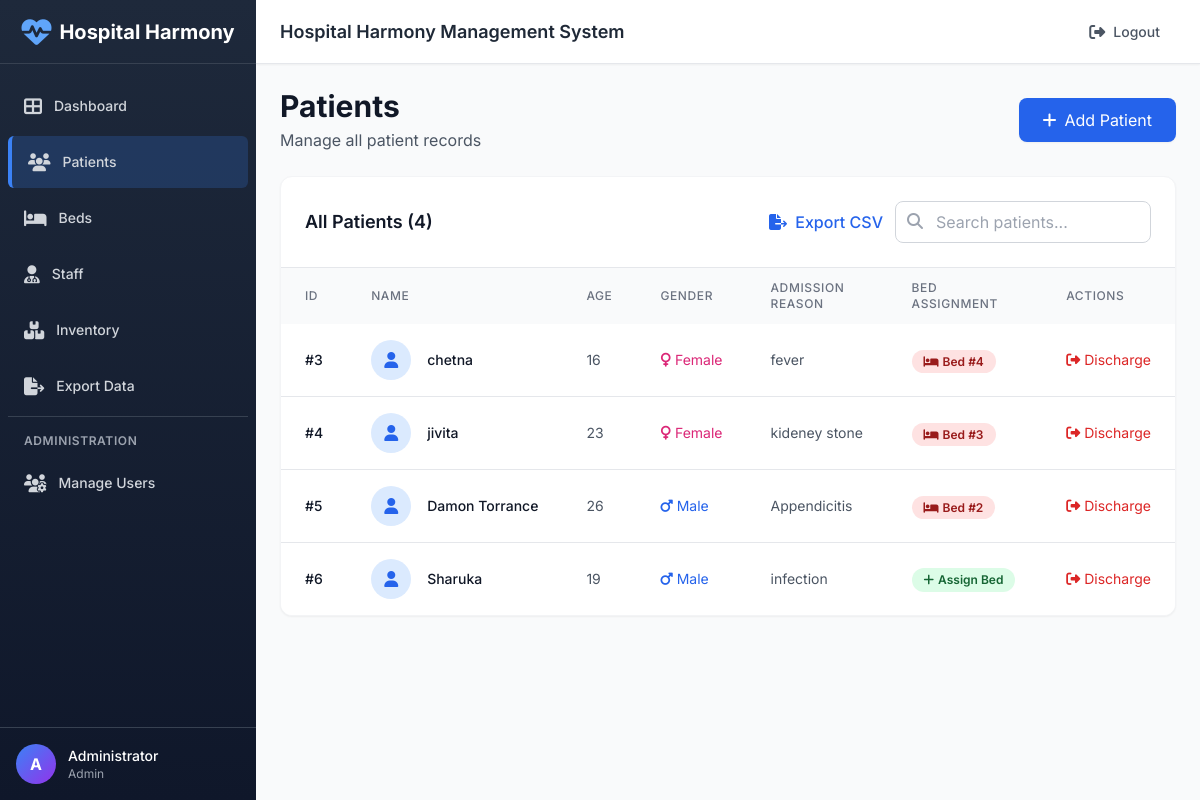
The app's page /patients (signed in) with its own data.
### tables this page shows
CREATE TABLE patients (
    id INTEGER PRIMARY KEY AUTOINCREMENT,
    name TEXT NOT NULL,
    age INTEGER,
    gender TEXT,
    admission_reason TEXT,
    bed_id INTEGER,
    FOREIGN KEY(bed_id) REFERENCES beds(id)
);

### app.py (the view)
@app.route('/patients')
@login_required
@role_required('patients')
def patients():
    db = get_db(); cur = db.cursor()
    cur.execute('SELECT * FROM patients')
    rows = cur.fetchall()
    cur.execute('SELECT COUNT(*) FROM beds')
    total_beds = cur.fetchone()[0]
    cur.execute("SELECT COUNT(*) FROM beds WHERE status='occupied'")
    occupied = cur.fetchone()[0]
    cur.execute('SELECT COUNT(*) FROM staff')
    staff_count = cur.fetchone()[0]
    cur.execute('SELECT SUM(quantity) FROM inventory')
    total_items = cur.fetchone()[0] or 0
    return render_template('patients.html',
                         patients=rows,
                         total_beds=total_beds,
                         occupied=occupied,
                         staff=staff_count,
                         total_items=total_items)

### app.py (called while the page is built)
def login_required(f):
    @wraps(f)
    def wrapped(*args, **kwargs):
        if 'user_id' not in session:
            flash('Please login to access this page', 'danger')
            return redirect(url_for('login'))
        return f(*args, **kwargs)
    return wrapped

def role_required(*allowed_permissions):
    def decorator(f):
        @wraps(f)
        def wrapped(*args, **kwargs):
            if 'user_id' not in session:
                flash('Please login to access this page', 'danger')
                return redirect(url_for('login'))
            user_role = session.get('role')
            user_permissions = ROLE_PERMISSIONS.get(user_role, [])
            if not any(perm in user_permissions for perm in allowed_permissions):
                flash('You do not have permission to access this page', 'danger')
                return redirect(url_for('index'))
            return f(*args, **kwargs)
        return wrapped
    return decorator

@app.context_processor
def inject_permissions():
    if 'role' in session:
        return {
            'user_permissions': ROLE_PERMISSIONS.get(session['role'], []),
            'user_role': session.get('role'),
            'user_name': session.get('full_name')
        }
    return {'user_permissions': [], 'user_role': None, 'user_name': None}

### database.py (called while the page is built)
def get_db():
    global _conn
    if _conn is None:
        _conn = sqlite3.connect(DB_PATH, check_same_thread=False)
        _conn.row_factory = sqlite3.Row
    return _conn

### templates/patients.html (shortened to what this page needs)
{% extends "layout.html" %}
{% block content %}
<div class="flex items-center justify-between mb-6">
    <div>
        <h1 class="text-3xl font-bold text-gray-900">Patients</h1>
        <p class="text-gray-600 mt-1">Manage all patient records</p>
    </div>
    <button onclick="document.getElementById('addModal').classList.remove('hidden')" class="bg-blue-600 hover:bg-blue-700 text-white px-6 py-2.5 rounded-lg flex items-center transition shadow-sm">
        <i class="fas fa-plus mr-2"></i>
        Add Patient
    </button>
</div>
<div class="bg-white rounded-xl shadow-sm border border-gray-100 overflow-hidden">
    <div class="p-6 border-b border-gray-200">
        <div class="flex items-center justify-between">
            <h3 class="text-lg font-semibold text-gray-900">All Patients ({{ patients|length }})</h3>
            <div class="flex items-center space-x-3">
                <a href="/export/patients" class="text-blue-600 hover:text-blue-700 font-medium">
                    <i class="fas fa-file-export mr-1"></i> Export CSV
                </a>
                <div class="relative w-64">
                    <input type="search" id="searchInput" placeholder="Search patients..." class="w-full pl-10 pr-4 py-2 border border-gray-300 rounded-lg focus:ring-2 focus:ring-blue-500 focus:border-transparent" onkeyup="searchTable()">
                    <i class="fas fa-search absolute left-3 top-3 text-gray-400"></i>
                </div>
            </div>
        </div>
    </div>
    <div class="overflow-x-auto">
        <table class="w-full" id="patientsTable">
            <thead class="bg-gray-50">
                <tr>
                    <th class="px-6 py-3 text-left text-xs font-medium text-gray-500 uppercase tracking-wider">ID</th>
                    <th class="px-6 py-3 text-left text-xs font-medium text-gray-500 uppercase tracking-wider">Name</th>
                    <th class="px-6 py-3 text-left text-xs font-medium text-gray-500 uppercase tracking-wider">Age</th>
                    <th class="px-6 py-3 text-left text-xs font-medium text-gray-500 uppercase tracking-wider">Gender</th>
                    <th class="px-6 py-3 text-left text-xs font-medium text-gray-500 uppercase tracking-wider">Admission Reason</th>
                    <th class="px-6 py-3 text-left text-xs font-medium text-gray-500 uppercase tracking-wider">Bed Assignment</th>
                    <th class="px-6 py-3 text-left text-xs font-medium text-gray-500 uppercase tracking-wider">Actions</th>
                </tr>
            </thead>
            <tbody class="bg-white divide-y divide-gray-200">
                {% if patients %}
                    {% for p in patients %}
                    <tr class="hover:bg-gray-50 transition">
                        <td class="px-6 py-4 whitespace-nowrap text-sm font-medium text-gray-900">#{{ p['id'] }}</td>
                        <td class="px-6 py-4 whitespace-nowrap">
                            <div class="flex items-center">
                                <div class="flex-shrink-0 h-10 w-10 bg-blue-100 rounded-full flex items-center justify-center">
                                    <i class="fas fa-user text-blue-600"></i>
                                </div>
                                <div class="ml-4">
                                    <div class="text-sm font-medium text-gray-900">{{ p['name'] }}</div>
                                </div>
                            </div>
                        </td>
                        <td class="px-6 py-4 whitespace-nowrap text-sm text-gray-600">{{ p['age'] if p['age'] else 'N/A' }}</td>
                        <td class="px-6 py-4 whitespace-nowrap text-sm text-gray-600">
                            {% if p['gender'] == 'Male' %}
                                <span class="text-blue-600"><i class="fas fa-mars mr-1"></i>{{ p['gender'] }}</span>
                            {% elif p['gender'] == 'Female' %}
                                <span class="text-pink-600"><i class="fas fa-venus mr-1"></i>{{ p['gender'] }}</span>
                            {% else %}
                                {{ p['gender'] if p['gender'] else 'N/A' }}
                            {% endif %}
                        </td>
                        <td class="px-6 py-4 text-sm text-gray-600">{{ p['admission_reason'] if p['admission_reason'] else 'N/A' }}</td>
                        <td class="px-6 py-4 whitespace-nowrap">
                            {% if p['bed_id'] %}
                                <span class="px-3 py-1 text-xs font-semibold rounded-full bg-red-100 text-red-800">
                                    <i class="fas fa-bed mr-1"></i>Bed #{{ p['bed_id'] }}
                                </span>
                            {% else %}
                                <a href="/patients/assign/{{ p['id'] }}" class="px-3 py-1 text-xs font-semibold rounded-full bg-green-100 text-green-800 hover:bg-green-200 transition inline-block">
                                    <i class="fas fa-plus mr-1"></i>Assign Bed
                                </a>
                            {% endif %}
                        </td>
                        <td class="px-6 py-4 whitespace-nowrap text-sm space-x-2">
                            <form method="POST" action="/patients/discharge/{{ p['id'] }}" class="inline" onsubmit="return confirm('Are you sure you want to discharge {{ p['name'] }}?')">
                                <button type="submit" class="text-red-600 hover:text-red-800 transition">
                                    <i class="fas fa-sign-out-alt mr-1"></i>Discharge
                                </button>
                            </form>
                        </td>
                    </tr>
                    {% endfor %}
                {% endif %}
            </tbody>
        </table>
    </div>
</div>
{% endblock %}

### templates/layout.html (style rules this page uses)
* { font-family: 'Inter', sans-serif; }

### records on screen
patients: id "3", name "chetna", age "16", gender "Female", admission_reason "fever", bed_id "4"
patients: id "4", name "jivita", age "23", gender "Female", admission_reason "kideney stone", bed_id "3"
patients: id "5", name "Damon Torrance", age "26", gender "Male", admission_reason "Appendicitis", bed_id "2"
patients: id "6", name "Sharuka", age "19", gender "Male", admission_reason "infection"

### other values on screen
{{ user_name[0] if user_name else 'U' }} "A"
{{ user_name }} "Administrator"
{{ user_role }} "Admin"
{{ patients|length }} "4"
